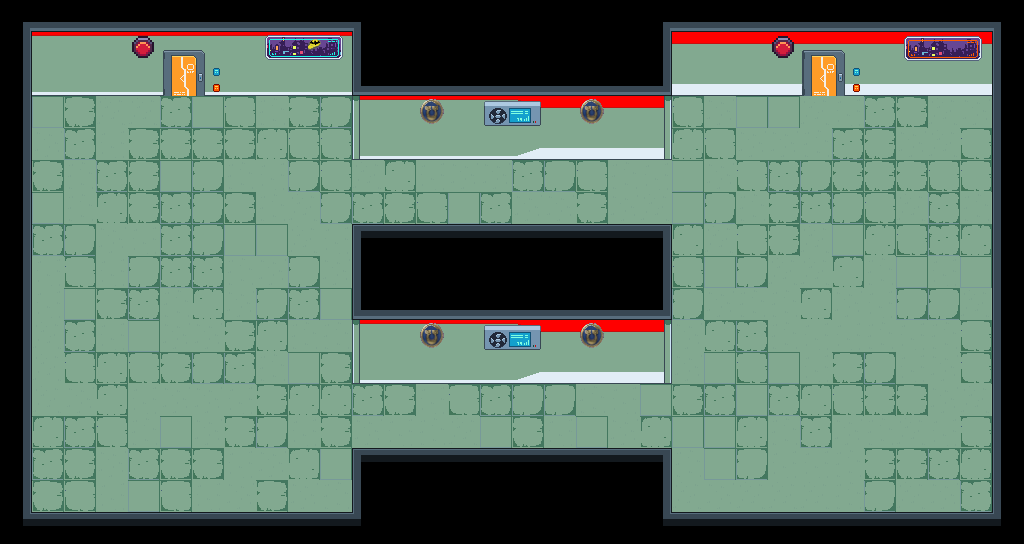

A level layout from a 2D game, rendered from its tile map. Below: a short description, then the map file with tile-grid data replaced by summaries:
An orthogonal 32x17 tile map with 32x32 px tiles, 6 tile layers (suelo, paredes, decoracion, decoracion2, ...), 5 tilesets and 33 objects.

<map version="1.10" tiledversion="1.11.2" orientation="orthogonal" renderorder="right-down" width="32" height="17" tilewidth="32" tileheight="32" infinite="0" nextlayerid="28" nextobjectid="124">
 <tileset firstgid="1" source="../pixel_cyberpunk_interior_free_1.0.1/pixel-cyberpunk-interior.tsx" />
 <tileset firstgid="232" source="../tiles_laboratory_LandOfPixels/tilesStuff.tsx" />
 <tileset firstgid="824" source="../referencias/referencias_2.tsx" />
 <tileset firstgid="1055" source="../Fondo_Hub/pixel-cyberpunk-modified_1.tsx" />
 <tileset firstgid="1286" source="../referencias/referencias_1.tsx" />
 <layer id="23" name="suelo" width="32" height="17">
  <data>[544 cells, 340 non-empty, 10 distinct tile ids]</data>
 </layer>
 <layer id="22" name="paredes" width="32" height="17">
  <data>[544 cells, 80 non-empty, 6 distinct tile ids]</data>
 </layer>
 <layer id="24" name="decoracion" width="32" height="17">
  <data>[544 cells, 152 non-empty, 31 distinct tile ids]</data>
 </layer>
 <layer id="26" name="decoracion2" width="32" height="17">
  <data>[544 cells, 1 non-empty, 1 distinct tile ids]</data>
 </layer>
 <layer id="25" name="puerta_abierta" width="32" height="17">
  <data>[544 cells, 5 non-empty, 5 distinct tile ids]</data>
 </layer>
 <layer id="21" name="puerta_cerrada" width="32" height="17">
  <data>[544 cells, 5 non-empty, 5 distinct tile ids]</data>
 </layer>
 <objectgroup id="27" name="spawn_enemies" visible="0">
  <object id="94" x="81.0686" y="358.59">
   <point />
  </object>
  <object id="95" x="757.896" y="273.54">
   <point />
  </object>
  <object id="96" x="146.045" y="318.027">
   <point />
  </object>
  <object id="97" x="755.214" y="294.903">
   <point />
  </object>
  <object id="98" x="711.763" y="258.018">
   <point />
  </object>
  <object id="99" x="718.286" y="286.863">
   <point />
  </object>
  <object id="100" x="745.63" y="318.161">
   <point />
  </object>
  <object id="101" x="763.477" y="330.022">
   <point />
  </object>
  <object id="102" x="95.7342" y="317.76">
   <point />
  </object>
  <object id="103" x="108.575" y="271.66">
   <point />
  </object>
  <object id="104" x="97.6305" y="201.341">
   <point />
  </object>
  <object id="105" x="120.435" y="354.338">
   <point />
  </object>
  <object id="108" x="709.666" y="206.856">
   <point />
  </object>
  <object id="109" x="735.211" y="220.563">
   <point />
  </object>
  <object id="110" x="725.866" y="352.029">
   <point />
  </object>
  <object id="111" x="152.027" y="372.59">
   <point />
  </object>
  <object id="113" x="133.335" y="239.878">
   <point />
  </object>
  <object id="114" x="77.2595" y="262.932">
   <point />
  </object>
 </objectgroup>
 <objectgroup id="6" name="spawn_point">
  <object id="1" x="181.321" y="127.194">
   <point />
  </object>
 </objectgroup>
 <objectgroup id="7" name="hitbox_fondo">
  <object id="115" x="23.0532" y="23.0532" width="781.318" height="71.652" />
  <object id="116" x="805.617" y="27.4147" width="37.3836" height="28.0377" />
  <object id="117" x="839.886" y="24.9224" width="161.996" height="67.9136" />
  <object id="118" x="991.289" y="24.2994" width="28.6608" height="499.695" />
  <object id="119" x="1.86918" y="510.287" width="993.159" height="26.1685" />
  <object id="120" x="4.98448" y="22.4302" width="25.5455" height="504.056" />
  <object id="121" x="352.029" y="445.488" width="317.761" height="74.1442" />
  <object id="122" x="352.029" y="224.302" width="316.515" height="158.257" />
  <object id="123" x="353.275" y="91.5899" width="318.384" height="69.7828" />
 </objectgroup>
 <objectgroup id="8" name="puerta">
  <object id="84" x="822.92" y="81.0281">
   <point />
  </object>
 </objectgroup>
 <objectgroup id="10" name="spawn_cofre">
  <object id="35" x="242.056" y="423.085">
   <point />
  </object>
  <object id="44" x="831.753" y="424.38">
   <point />
  </object>
  <object id="92" x="724.196" y="426.944">
   <point />
  </object>
  <object id="93" x="77.279" y="427.473">
   <point />
  </object>
 </objectgroup>
</map>
